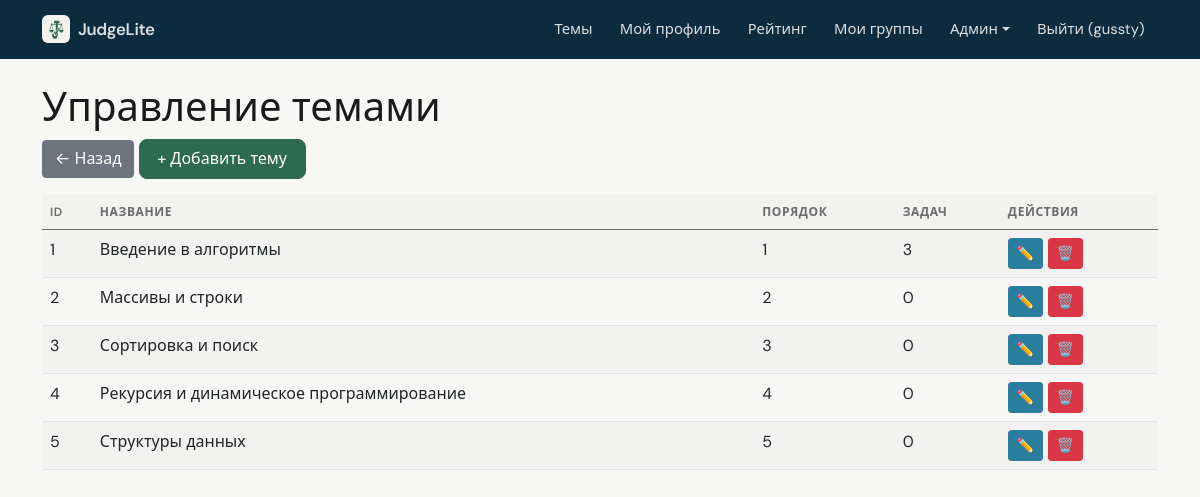
/admin/topics (signed in), run on the app's committed database.
### data/users.py (models this page shows, shortened)
class User(SqlAlchemyBase, UserMixin, SerializerMixin):
    __tablename__ = 'users'
    id = sqlalchemy.Column(sqlalchemy.Integer, primary_key=True, autoincrement=True)
    name = sqlalchemy.Column(sqlalchemy.String, nullable=True)
    about = sqlalchemy.Column(sqlalchemy.String, nullable=True)
    email = sqlalchemy.Column(sqlalchemy.String, index=True, unique=True, nullable=True)
    hashed_password = sqlalchemy.Column(sqlalchemy.String, nullable=True)
    created_date = sqlalchemy.Column(sqlalchemy.DateTime, default=datetime.datetime.now)
    is_admin = sqlalchemy.Column(sqlalchemy.Boolean, default=False)
    is_super_admin = sqlalchemy.Column(sqlalchemy.Boolean, default=False)
    avatar_filename = sqlalchemy.Column(sqlalchemy.String, nullable=True)  # новое поле
    submissions = orm.relationship("Submission", back_populates="user")

### data/topics.py (models this page shows)
class Topic(SqlAlchemyBase):
    __tablename__ = 'topics'
    id = sqlalchemy.Column(sqlalchemy.Integer, primary_key=True, autoincrement=True)
    title = sqlalchemy.Column(sqlalchemy.String, nullable=False)
    description = sqlalchemy.Column(sqlalchemy.Text, nullable=True)
    order = sqlalchemy.Column(sqlalchemy.Integer, default=0)
    theory = sqlalchemy.Column(sqlalchemy.Text, nullable=True)
    created_by = sqlalchemy.Column(sqlalchemy.Integer, sqlalchemy.ForeignKey("users.id"), nullable=True)
    is_system = sqlalchemy.Column(sqlalchemy.Boolean, default=False)
    created_at = sqlalchemy.Column(sqlalchemy.DateTime, default=datetime.datetime.now)
    tasks = orm.relationship("Task", back_populates="topic")

### app.py (the view)
@app.route('/admin/topics')
@super_admin_required
def admin_topics():
    with db_session.session_scope() as session:
        topics = session.query(Topic).order_by(Topic.order).all()
        return render_template('admin/topics.html', topics=topics)

### app.py (called while the page is built)
@login_manager.user_loader
def load_user(user_id):
    session = db_session.create_session()
    user = session.get(User, int(user_id))
    if user:
        _ = user.is_admin
        _ = user.is_super_admin
    session.close()
    return user

@app.context_processor
def inject_user():
    return dict(current_user=current_user)

### data/db_session.py (called while the page is built)
def create_session() -> Session:
    global __factory
    return __factory()

@contextmanager
def session_scope():
    session = create_session()
    try:
        yield session
        session.commit()
    except Exception:
        session.rollback()
        raise
    finally:
        session.close()

### utils/auth.py (called while the page is built)
def super_admin_required(f):
    @wraps(f)
    def decorated_function(*args, **kwargs):
        if not current_user.is_authenticated or not current_user.is_super_admin:
            flash('Доступ запрещён. Требуются права владельца.', 'danger')
            return redirect(url_for('index'))
        return f(*args, **kwargs)
    return decorated_function

### templates/admin/topics.html
{% extends "admin/base.html" %}
{% block content %}
<h1>Управление темами</h1>
<a href="{{ url_for('admin_dashboard') }}" class="btn btn-secondary mb-3">← Назад</a>
<a href="{{ url_for('add_topic') }}" class="btn btn-primary mb-3">+ Добавить тему</a>
<table class="table table-striped">
    <thead>
        <tr><th>ID</th><th>Название</th><th>Порядок</th><th>Задач</th><th>Действия</th></tr>
    </thead>
    <tbody>
        {% for topic in topics %}
        <tr>
            <td>{{ topic.id }}</td>
            <td>{{ topic.title }}</td>
            <td>{{ topic.order }}</td>
            <td>{{ topic.tasks|length }}</td>
            <td>
                <a href="{{ url_for('edit_topic', topic_id=topic.id) }}" class="btn btn-sm btn-info">✏️</a>
                <a href="{{ url_for('delete_topic', topic_id=topic.id) }}" class="btn btn-sm btn-danger" onclick="return confirm('Удалить тему и все её задачи?')">🗑️</a>
            </td>
        </tr>
        {% endfor %}
    </tbody>
</table>
{% endblock %}

### templates/base.html (shortened to what this page needs)
<!doctype html>
<html lang="ru">
<head>
    <link href="https://cdn.jsdelivr.net/npm/bootstrap@5.0.2/dist/css/bootstrap.min.css" rel="stylesheet">
    <link href="{{ url_for('static', filename='app.css') }}" rel="stylesheet">
</head>
<body class="app-body {% block body_class %}{% endblock %}">
    <nav class="navbar navbar-expand-lg app-navbar">
        <div class="container">
            <a class="navbar-brand d-flex align-items-center gap-2" href="{{ url_for('index') }}">
                <img src="{{ url_for('static', filename='judgelite-mark.png') }}" alt="" class="app-brand-mark" width="28" height="28">
                <span>JudgeLite</span>
            </a>
            <div class="collapse navbar-collapse" id="navbarNav">
                <ul class="navbar-nav ms-auto">
                    <li class="nav-item"><a class="nav-link" href="{{ url_for('topics_list') }}">Темы</a></li>
                    {% if current_user.is_authenticated %}
                        <li class="nav-item"><a class="nav-link" href="{{ url_for('profile') }}">Мой профиль</a></li>
                        <li class="nav-item"><a class="nav-link" href="{{ url_for('rating') }}">Рейтинг</a></li>
                        <li class="nav-item"><a class="nav-link" href="{{ url_for('my_groups') }}">Мои группы</a></li>
                        {% if current_user.is_admin %}
                            <li class="nav-item dropdown">
                                <a class="nav-link dropdown-toggle" href="#" id="adminDropdown" role="button" data-bs-toggle="dropdown">Админ</a>
                            </li>
                        {% endif %}
                        <li class="nav-item"><a class="nav-link" href="{{ url_for('logout') }}">Выйти ({{ current_user.name }})</a></li>
                    {% else %}
                        <li class="nav-item"><a class="nav-link" href="{{ url_for('login') }}">Войти</a></li>
                        <li class="nav-item"><a class="nav-link" href="{{ url_for('register') }}">Регистрация</a></li>
                    {% endif %}
                </ul>
            </div>
        </div>
    </nav>
    <div class="container mt-4" style="padding-bottom: 80px;">
        {% block content %}{% endblock %}
    </div>
</body>
</html>

### static/app.css (style rules this page uses)
:root { --app-bg: #f7f7f5; --app-surface: #ffffff; --app-text: #1a1a1a; --app-muted: #6b6b6b; --app-border: #e8e8e6; --app-accent: #2d6a4f; --app-accent-hover: #1b4332; --app-radius: 10px; --app-font: "DM Sans", system-ui, -apple-system, "Segoe UI", Roboto, sans-serif; --chart-grid: rgba(0, 0, 0, 0.06); --chart-muted: #6b6b6b; --chart-donut-border: #ffffff; }
.app-brand-mark { border-radius: 6px; flex-shrink: 0; }
.app-body { font-family: var(--app-font); background-color: var(--app-bg); color: var(--app-text); min-height: 100vh; -webkit-font-smoothing: antialiased; }
.app-body .container.mt-4 { padding-bottom: 5rem !important; }
.app-navbar { background: var(--app-surface) !important; border-bottom: 1px solid var(--app-border) !important; padding-top: 0.65rem; padding-bottom: 0.65rem; }
.app-navbar .navbar-brand { font-weight: 600; letter-spacing: -0.02em; color: var(--app-text) !important; font-size: 1.05rem; }
.app-navbar .nav-link { color: var(--app-muted) !important; font-size: 0.925rem; padding: 0.5rem 0.85rem !important; border-radius: 6px; transition: color 0.15s ease, background 0.15s ease; }
.app-body .table { margin-bottom: 0; }
.app-body .table thead th { font-size: 0.75rem; text-transform: uppercase; letter-spacing: 0.05em; color: var(--app-muted); font-weight: 600; border-bottom-width: 1px; background: rgba(0, 0, 0, 0.02); }
.app-body .table-striped > tbody > tr:nth-of-type(odd) > * { --bs-table-accent-bg: rgba(0, 0, 0, 0.02); }
.app-body .btn-primary { background-color: var(--app-accent); border-color: var(--app-accent); font-weight: 500; border-radius: 8px; padding: 0.45rem 1.1rem; }
.admin-mode .app-navbar { background: #0d2b3e !important; border-bottom: none !important; }
.admin-mode .app-navbar .navbar-brand, .admin-mode .app-navbar .nav-link { color: rgba(255, 255, 255, 0.85) !important; }

### templates/admin/base.html (style rules this page uses)
.btn-primary { background-color: #1e4a76; border-color: #1e4a76; }
.btn-info { background-color: #2c7da0; border-color: #2c7da0; }
.table { --bs-table-striped-bg: #e9ecef; }
body { background-color: #f4f6f8; }

### data on the page
User: name "gussty"
Topic: id "1", title "Введение в алгоритмы", order "1", tasks|length "3"
Topic: id "2", title "Массивы и строки", order "2", tasks|length "0"
Topic: id "3", title "Сортировка и поиск", order "3", tasks|length "0"
Topic: id "4", title "Рекурсия и динамическое программирование", order "4", tasks|length "0"
Topic: id "5", title "Структуры данных", order "5", tasks|length "0"
